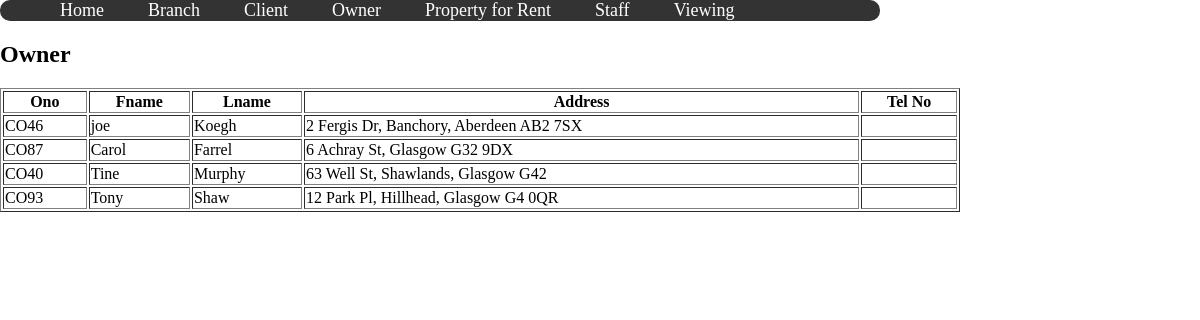
The page /owner.php on the database its author committed.
### tables this page shows
CREATE TABLE IF NOT EXISTS `owner` (
  `Ono` char(5) NOT NULL,
  `Fname` char(8) NOT NULL,
  `Lname` char(8) NOT NULL,
  `Address` char(44) NOT NULL,
  `Tel_No` char(15) NOT NULL
);

### owner.php (the view, shortened to what this page needs)
<?php
	include('nav.php');
	$result = mysql_query("SELECT * FROM owner");
?>
<html xmlns="http://www.w3.org/1999/xhtml">
<head>
</head>
<h2>Owner</h2>
<body>
    <table  border="1" style="width:80%">
        <th>Ono</th>
        <th>Fname</th>
        <th>Lname</th>
        <th>Address</th>
        <th>Tel No</th>
         <?php
	   		while ( $row = mysql_fetch_assoc($result) ){
				echo("<tr>");
				echo("<td>".$row['Ono']."</td>");
				echo("<td>".$row['Fname']."</td>");
				echo("<td>".$row['Lname']."</td>");
				echo("<td>".$row['Address']."</td>");
				echo("<td>".$row['Tel No']."</td>");
				echo("</tr>");
			}
		?>
    </table>
</body>
</html>

### nav.php (style rules this page uses)
body { width:100%; height:90%; margin:auto; font-family:"Times New Roman", Times, serif; font-size:16px; }

### rows shown on the page
owner: Ono "CO46", Fname "joe", Lname "Koegh", Address "2 Fergis Dr, Banchory, Aberdeen AB2 7SX"
owner: Ono "CO87", Fname "Carol", Lname "Farrel", Address "6 Achray St, Glasgow G32 9DX"
owner: Ono "CO40", Fname "Tine", Lname "Murphy", Address "63 Well St, Shawlands, Glasgow G42"
owner: Ono "CO93", Fname "Tony", Lname "Shaw", Address "12 Park Pl, Hillhead, Glasgow G4 0QR"
